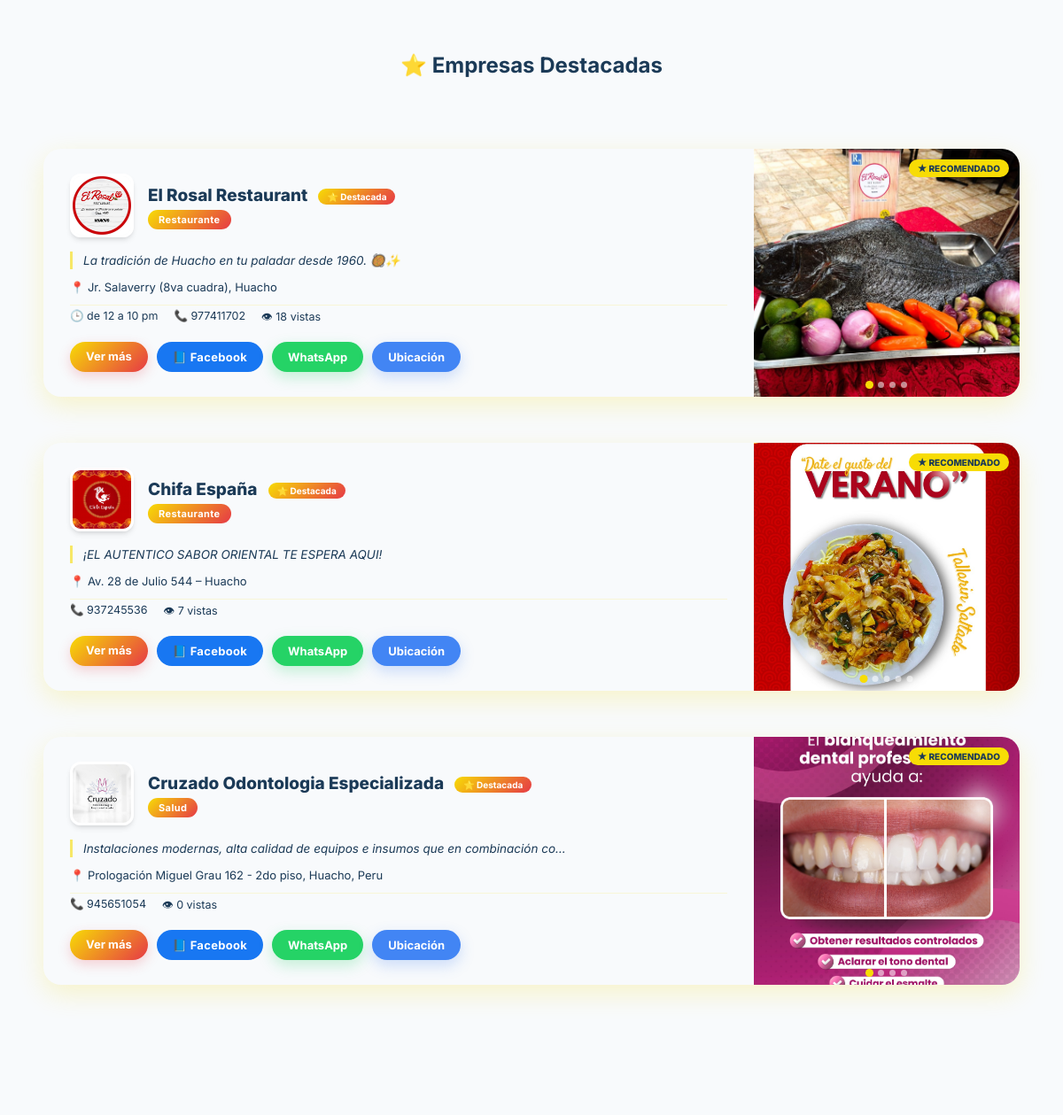
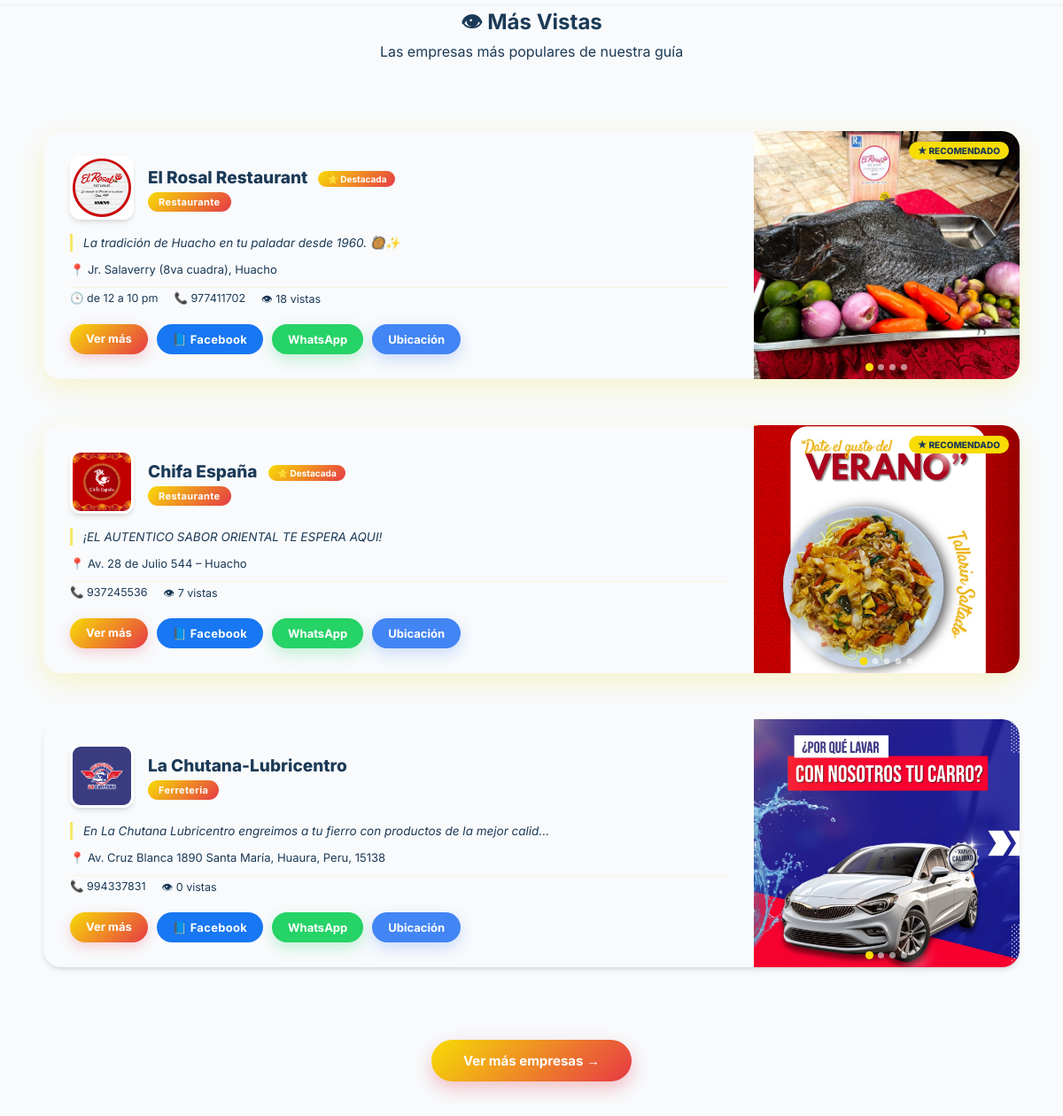
Before: / (middle part) with the older database file (2 pictures, top to bottom).
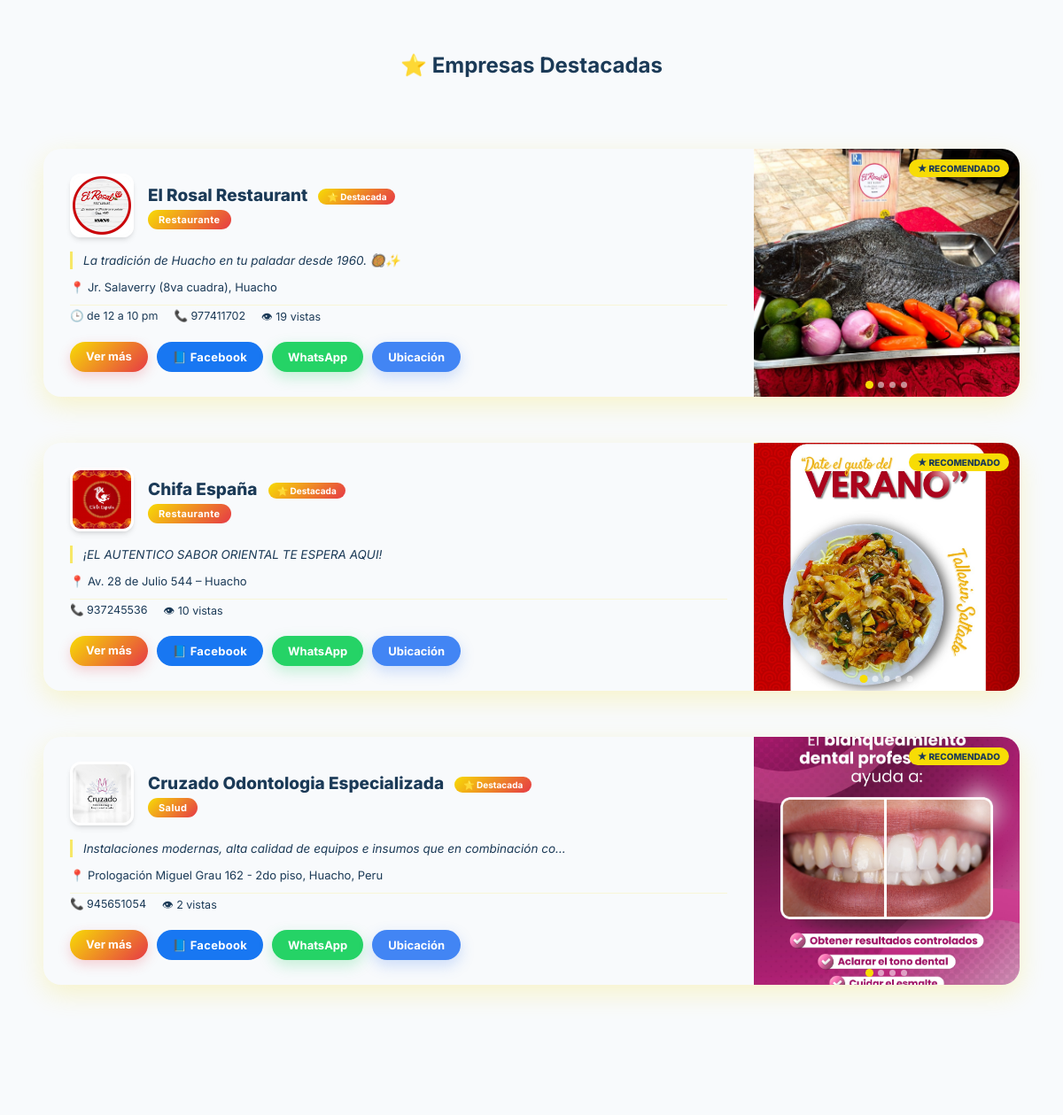
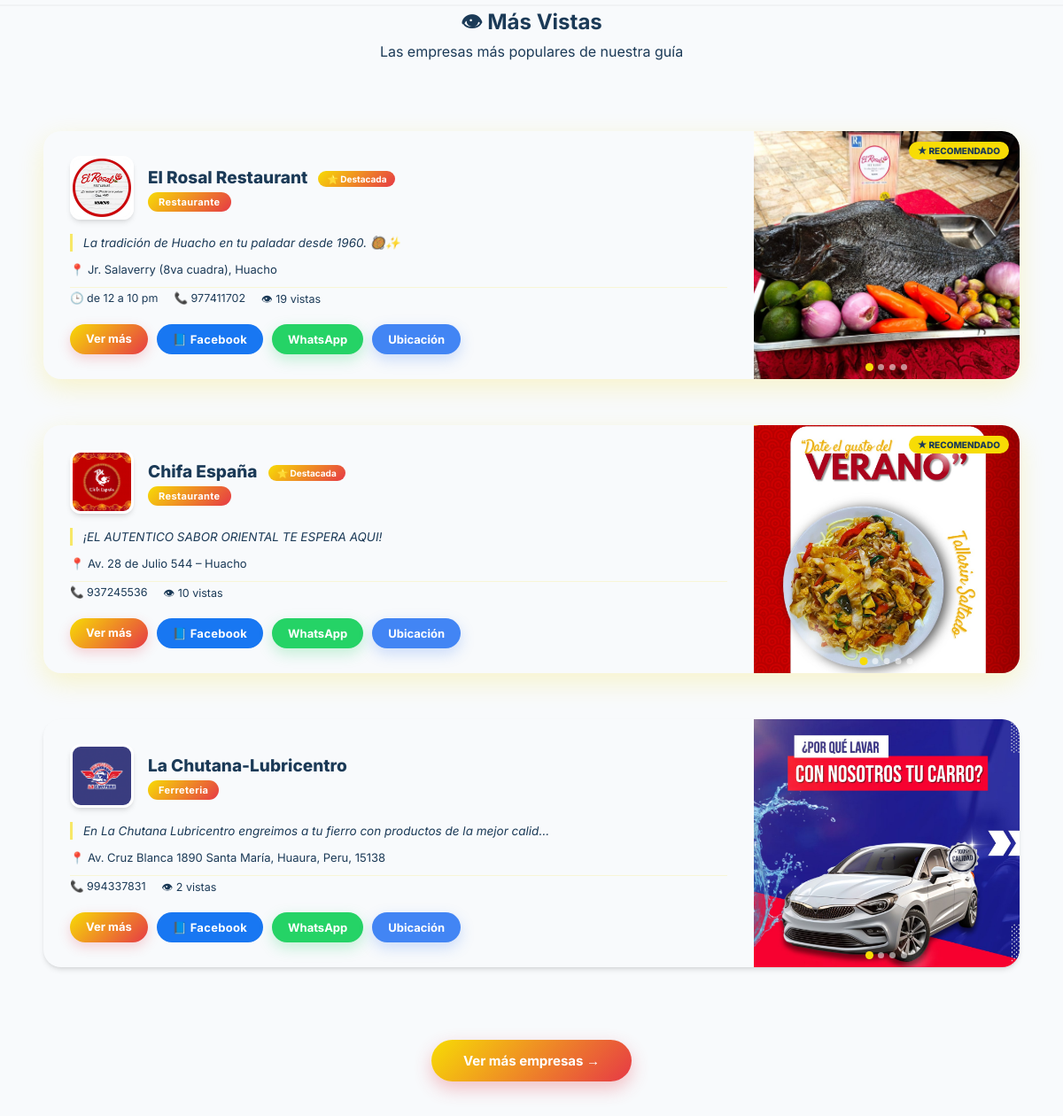
After: the same page with the newer database file (2 pictures, top to bottom).
### tables this page shows
CREATE TABLE `empresas` (
  `id_empresa` int(11) NOT NULL,
  `logo` varchar(255) DEFAULT NULL,
  `nombre` varchar(150) NOT NULL,
  `slug` varchar(255) DEFAULT NULL,
  `email` varchar(100) DEFAULT NULL,
  `telefono` varchar(20) DEFAULT NULL,
  `direccion` varchar(200) DEFAULT NULL,
  `id_categoria` int(11) DEFAULT NULL,
  `fecha_registro` timestamp NOT NULL DEFAULT current_timestamp(),
  `horario` varchar(100) DEFAULT NULL,
  `descripcion` text DEFAULT NULL,
  `ubicacion_link` varchar(500) DEFAULT NULL,
  `link_empresa` varchar(255) DEFAULT NULL,
  `vistas` int(11) DEFAULT 0,
  `destacada` tinyint(1) DEFAULT 0,
  `facebook` varchar(255) DEFAULT NULL,
  `clics_whatsapp` int(11) DEFAULT 0
);

CREATE TABLE `categorias` (
  `id_categoria` int(11) NOT NULL,
  `nombre` varchar(100) NOT NULL,
  `slug` varchar(255) DEFAULT NULL,
  `descripcion` text DEFAULT NULL,
  `icono` varchar(50) DEFAULT 'bi-briefcase',
  `orden` int(11) NOT NULL DEFAULT 0
);

### includes/components/empresa_card.php (the view, shortened to what this page needs)
<?php
function renderEmpresaCard($fila, $fotos_arr = [])
{
    $logo = !empty($fila['logo']) ? htmlspecialchars($fila['logo']) : null;
    $telefono = $fila['telefono'] ?? null;
    $numero = $telefono ? preg_replace('/[^0-9]/', '', $telefono) : null;
    $is_destacada = (isset($fila['destacada']) && $fila['destacada'] == 1);
    $path_img = APP_URL . '/assets/img/';
    $path_galeria = APP_URL . '/assets/img/empresascarrusel/';
    $css_class = 'empresa-item reveal' . ($is_destacada ? ' empresa-destacada' : '');
    ?>
    <div class="<?= $css_class ?>">
        <div class="empresa-info-logo">
            <div class="empresa-top-row">
                <div class="empresa-logo">
                    <?php if ($logo): ?>
                        <img src="<?= $path_img . $logo ?>" alt="<?= htmlspecialchars($fila['nombre']) ?>" loading="lazy">
                    <?php else: ?>
                        <div class="logo-placeholder"><?= mb_strtoupper(mb_substr($fila['nombre'], 0, 1)) ?></div>
                    <?php endif; ?>
                </div>
                <div class="empresa-titles">
                    <h3><?= htmlspecialchars($fila['nombre']) ?>
                        <?php if ($is_destacada): ?><span class="badge-destacada">⭐ Destacada</span><?php endif; ?>
                    </h3>
                    <span class="empresa-categoria"><?= htmlspecialchars($fila['categoria']) ?></span>
                </div>
            </div>
            <p class="empresa-slogan">
                <?= !empty($fila['descripcion']) ? htmlspecialchars(mb_strimwidth($fila['descripcion'], 0, 80, '…')) : 'Tu mejor opción local' ?>
            </p>
            <?php if (!empty($fila['direccion'])): ?>
                <p class="empresa-direccion">📍 <?= htmlspecialchars($fila['direccion']) ?></p>
            <?php endif; ?>
            <div class="empresa-datos">
                <?php if (!empty($fila['horario'])): ?>
                    <span>🕒 <?= htmlspecialchars($fila['horario']) ?></span>
                <?php endif; ?>
                <?php if ($numero): ?><span>📞 <?= $numero ?></span><?php endif; ?>
                <span>👁 <?= number_format($fila['vistas']) ?> vistas</span>
            </div>
            <div class="empresa-actions">
                <a href="<?= APP_URL ?>/negocio/<?= htmlspecialchars($fila['slug']) ?>" class="btn-ver">Ver más</a>
                <?php if (!empty($fila['facebook'])): ?>
                    <a href="<?= htmlspecialchars($fila['facebook']) ?>" target="_blank"
                        class="btn-accion btn-accion-facebook">📘 Facebook</a>
                <?php endif; ?>
                <?php if ($numero): ?>
                    <a href="https://wa.me/<?= $numero ?>" target="_blank" class="btn-whatsapp">WhatsApp</a>
                <?php endif; ?>
                <?php if (!empty($fila['ubicacion_link'])): ?>
                    <a href="<?= htmlspecialchars($fila['ubicacion_link']) ?>" target="_blank" class="btn-maps">Ubicación</a>
                <?php endif; ?>
            </div>
        </div>
        <?php if (count($fotos_arr) > 0): ?>
            <div class="empresa-slider">
                <?php foreach ($fotos_arr as $i => $foto): ?>
                    <div class="slide <?= $i === 0 ? 'activo' : '' ?>">
                        <img src="<?= $path_galeria . htmlspecialchars($foto) ?>"
                            alt="Imagen de <?= htmlspecialchars($fila['nombre']) ?>" loading="lazy">
                    </div>
                <?php endforeach; ?>
                <?php if (count($fotos_arr) > 1): ?>
                    <div class="slider-dots">
                        <?php foreach ($fotos_arr as $i => $_): ?>
                            <button class="slider-dot <?= $i === 0 ? 'activo' : '' ?>" data-index="<?= $i ?>"></button>
                        <?php endforeach; ?>
                    </div>
                <?php endif; ?>
            </div>
        <?php endif; ?>
    </div>
    <?php
}
    ?>

### includes/Header.php (shortened to what this page needs)
<!DOCTYPE html>
<html lang="es">
<head>
  <link rel="stylesheet"
    href="<?= APP_URL ?>/assets/css/style.css?v=<?= filemtime(__DIR__ . '/../assets/css/style.css') ?>">
  <link rel="stylesheet"
    href="<?= APP_URL ?>/assets/css/mi_cuenta.css?v=<?= filemtime(__DIR__ . '/../assets/css/mi_cuenta.css') ?>">
  <link rel="stylesheet" href="https://cdn.jsdelivr.net/npm/bootstrap-icons@1.11.3/font/bootstrap-icons.min.css">
</head>
<body
  class="<?php echo (isset($_COOKIE['theme']) && htmlspecialchars($_COOKIE['theme'], ENT_QUOTES, 'UTF-8') === 'dark') ? 'dark-mode' : ''; ?>">
  <main>

### index.php (shortened to what this page needs)
<?php
include 'includes/components/empresa_card.php';
include 'includes/Header.php';
?>
<?php
$slides = [];
$res_banner = $conexion->query("SELECT * FROM banner_carrusel WHERE activo = 1 ORDER BY orden ASC, id_banner ASC");
if ($res_banner && $res_banner->num_rows > 0)
    while ($s = $res_banner->fetch_assoc())
        $slides[] = $s;
$total_slides = count($slides);
?>
    <?php if ($total_slides > 0): ?>
        <?php if ($total_slides > 1): ?>
                <?php for ($i = 0; $i < $total_slides; $i++): ?>
                    <button class="hero-dot <?= $i === 0 ? 'activo' : '' ?>" data-index="<?= $i ?>"></button>
                <?php endfor; ?>
        <?php endif; ?>
    <?php else: ?>
        <div class="hero-bg"></div>
    <?php endif; ?>
<section id="empresas" class="page-section empresas-section">
    <div class="container">
        <div class="section-header">
            <h2>⭐ Empresas Destacadas</h2>
        </div>
        <?php
        $sql_destacadas = "SELECT e.*, c.nombre AS categoria, c.slug AS cat_slug,
                                GROUP_CONCAT(g.foto ORDER BY g.orden ASC, g.id_foto ASC SEPARATOR ',') as fotos_galeria
                       FROM empresas e
                       JOIN categorias c ON e.id_categoria = c.id_categoria
                       LEFT JOIN empresa_galeria g ON e.id_empresa = g.id_empresa
                       WHERE e.destacada = 1
                       GROUP BY e.id_empresa
                       LIMIT 3";
        $res_destacadas = $conexion->query($sql_destacadas);
        if ($res_destacadas && $res_destacadas->num_rows > 0):
            echo '<div class="empresas-list">';
            while ($fila = $res_destacadas->fetch_assoc()):
                $fotos_arr = !empty($fila['fotos_galeria']) ? explode(',', $fila['fotos_galeria']) : [];
                renderEmpresaCard($fila, $fotos_arr);
            endwhile;
            echo '</div>';
        else: ?>
            <p class="no-results">No hay empresas destacadas aún.</p>
        <?php endif; ?>
    </div>
</section>
<section class="page-section empresas-section" style="padding-top:0;">
    <div class="container">
        <div class="section-header">
            <h2>👁 Más Vistas</h2>
            <p>Las empresas más populares de nuestra guía</p>
        </div>
        <?php
        $sql_vistas = "SELECT e.*, c.nombre AS categoria, c.slug AS cat_slug,
                               GROUP_CONCAT(g.foto ORDER BY g.orden ASC, g.id_foto ASC SEPARATOR ',') as fotos_galeria
                    FROM empresas e
                    JOIN categorias c ON e.id_categoria = c.id_categoria
                    LEFT JOIN empresa_galeria g ON e.id_empresa = g.id_empresa
                    GROUP BY e.id_empresa
                    ORDER BY e.vistas DESC LIMIT 3";
        $res_vistas = $conexion->query($sql_vistas);
        if ($res_vistas && $res_vistas->num_rows > 0):
            echo '<div class="empresas-list">';
            while ($fila = $res_vistas->fetch_assoc()):
                $fotos_arr = !empty($fila['fotos_galeria']) ? explode(',', $fila['fotos_galeria']) : [];
                renderEmpresaCard($fila, $fotos_arr);
            endwhile;
            echo '</div>';
        endif;
        ?>
        <div class="ver-mas-empresas">
            <a href="<?= APP_URL ?>/empresas" class="btn-ver-mas">Ver más empresas →</a>
        </div>
    </div>
</section>
<?php include 'includes/footer.php'; ?>

### includes/footer.php (shortened to what this page needs)
</main>
</body>
</html>

### assets/css/mi_cuenta.css (style rules this page uses)
:root { --mc-pink: #E63946; --mc-pink-dark: #C52F3A; --mc-dark: #1B3A57; --mc-mid: #4a5f7a; --mc-muted: #8fa5bb; --mc-border: #DFE6ED; --mc-bg: #ffffff; --mc-bg-soft: #fff9e6; --mc-red: #E63946; --mc-red-dark: #C52F3A; --mc-radius: 12px; --mc-radius-sm: 8px; --mc-font: 'DM Sans', sans-serif; }

Changed rows visible on the page:
changed empresas "El Rosal Restaurant": vistas "18" → "19"
changed empresas "Chifa España": vistas "7" → "10"
changed empresas "Cruzado Odontologia Especializada": vistas "0" → "2"
changed empresas "La Chutana-Lubricentro": vistas "0" → "2"
